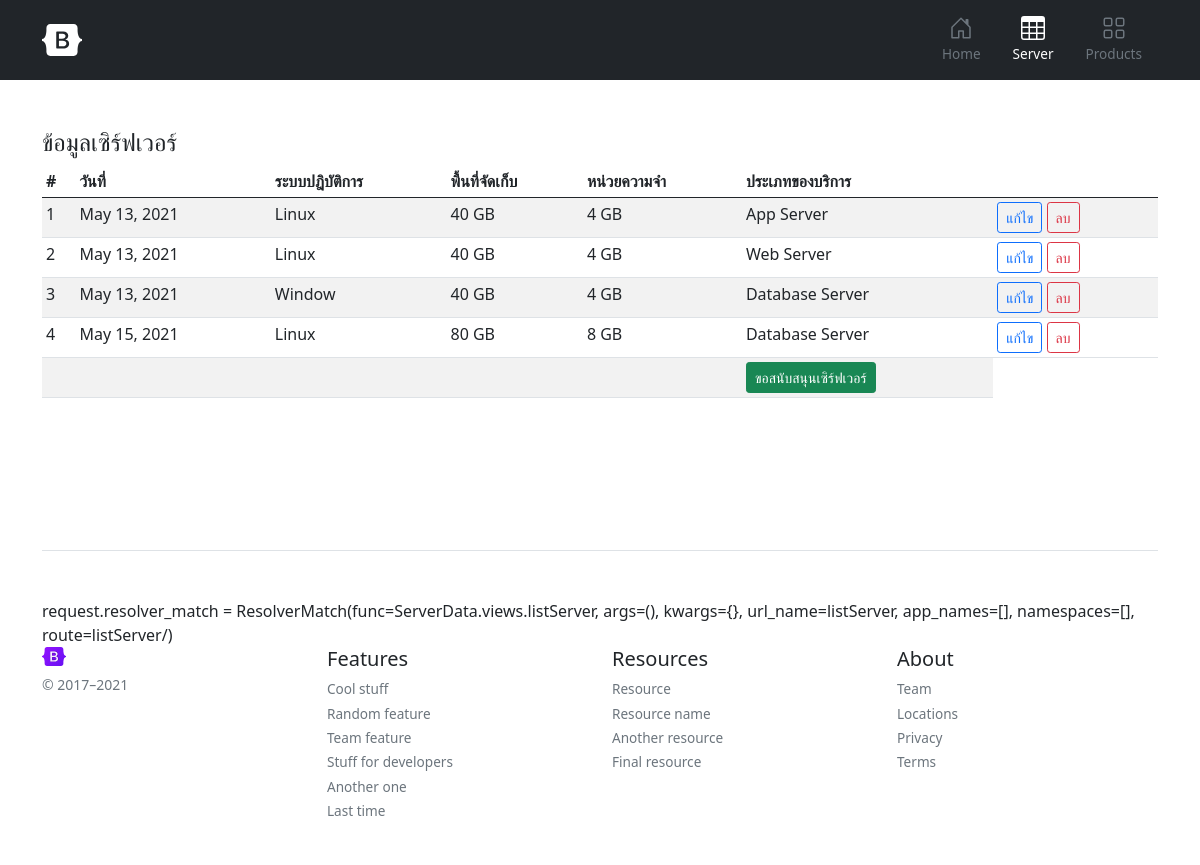
The page /listServer/ (signed in) on the database its author committed.
### ServerData/models.py (models this page shows)
class ServerData(models.Model):
    class Meta:
        verbose_name_plural = "ข้อมูลเซิร์ฟ[ServerData]"
    Date = models.DateField(default=datetime.date.today, verbose_name= "วันที่")
    OS =models.CharField(max_length = 10, choices = OS, default = 'Window')
    Rom = models.CharField(max_length = 10, choices = Rom, default = '40 GB')
    Ram = models.CharField(max_length = 10, choices = Ram, default = '4 GB')
    Servics = models.CharField(max_length = 20, choices = Servics, default = 'Web Server')
    DomainName= models.CharField(max_length=255,default="-" ,verbose_name= "ชื่อโดเมนเนม")

### ServerData/views.py (the view)
# urls.py: path('listServer/',views.listServer, name = 'listServer'),
def listServer(request):
    Server = ServerData.objects.all()
    data = {'AllServer' :  Server}
    return render(request,'Showdata.html',data)

### ServerData/Templates/Showdata.html (shortened to what this page needs)
{% extends 'base.html' %}
{% block content %}
    <h4>ข้อมูลเซิร์ฟเวอร์ {{ CurrentUser }}</h4>
    <div class="table-responsive">
        <table class="table table-striped table-sm">
          <thead>
            <tr>
              <th>#</th>
              <th>วันที่</th>
              <th>ระบบปฎิบัติการ</th>
              <th>พื้นที่จัดเก็บ</th>
              <th>หน่วยความจำ</th>
              <th>ประเภทของบริการ</th>
              <th></th>
            </tr>
          </thead>
          <tbody>
          {% for Server in AllServer%}
            <tr>
              <td>{{ forloop.counter }}</td>
              <td>{{ Server.Date}} </td>
              <td>{{ Server.OS }} </td>
              <td>{{ Server.Rom }} </td>
              <td>{{ Server.Ram }}</td>
              <td>{{ Server.Servics }}</td>
              <td>
                <a  class="btn btn-outline-primary btn-sm btn-block"  href="{% url 'EditServer' Server.id %}" role="button">แก้ไข</a>
                <a  class="btn btn-outline-danger btn-sm btn-block"  href="{% url 'DeleteServer' Server.id %}" onclick="return confirm('Are you sure?')" role="button">ลบ</a>
              </td>
            </tr>
            {% endfor %}
            <tr>
              <td colspan = 5></td>
              <td>
                <a class="btn btn-success btn-sm btn-block"  href="{% url 'CreateServer'%}" role="button">ขอสนับสนุนเซิร์ฟเวอร์</a>
              </td>
            </tr>
          </tbody>
        </table>
      </div>
{% endblock %}

### rows shown on the page
ServerData: Date "May 13, 2021", OS "Linux", Rom "40 GB", Ram "4 GB", Servics "App Server"
ServerData: Date "May 13, 2021", OS "Linux", Rom "40 GB", Ram "4 GB", Servics "Web Server"
ServerData: Date "May 13, 2021", OS "Window", Rom "40 GB", Ram "4 GB", Servics "Database Server"
ServerData: Date "May 15, 2021", OS "Linux", Rom "80 GB", Ram "8 GB", Servics "Database Server"

### other values the page prints
{{ request.resolver_match }} "ResolverMatch(func=ServerData.views.listServer, args=(), kwargs={}, url_name=listServer, app_names=[], namespaces=[], route=listServer/)"
